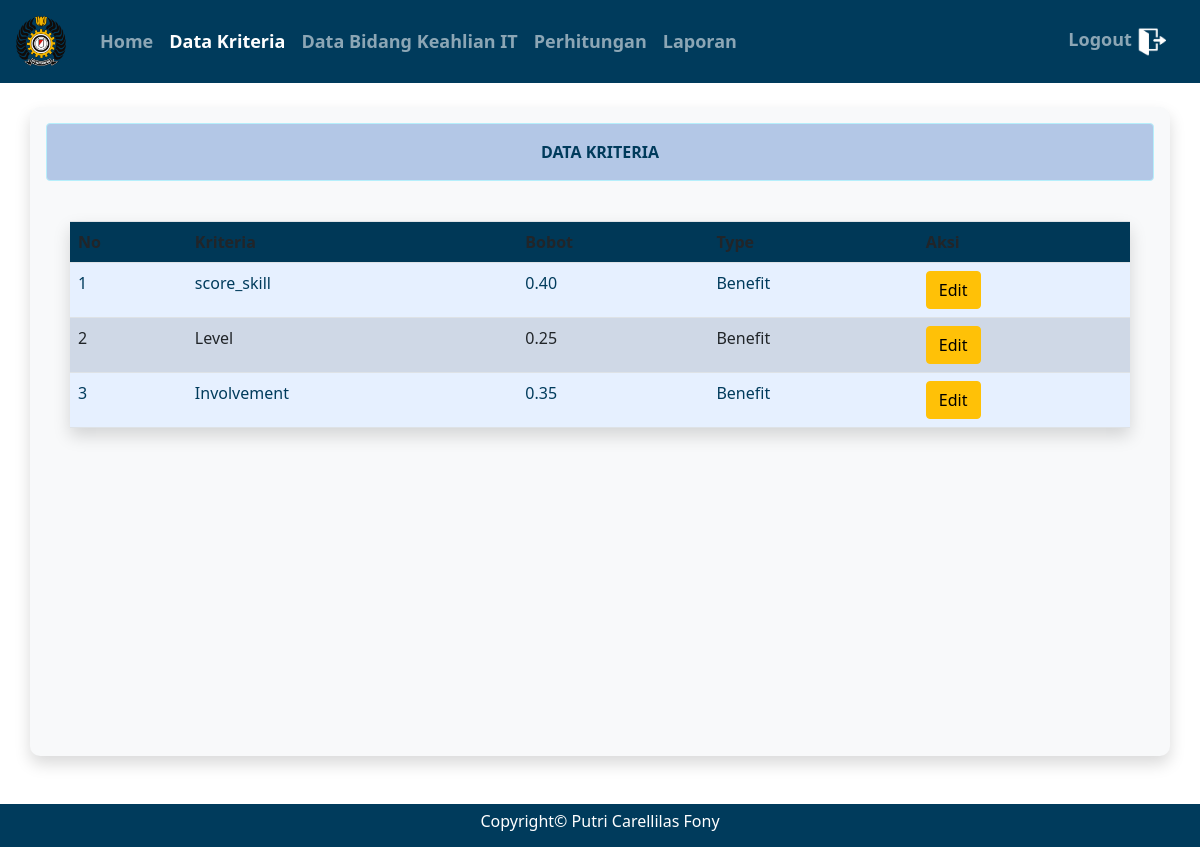
The app's page /admin/data_kriteria.php (signed in) with its own data.
### tables this page shows
CREATE TABLE `kriteria` (
  `id_kriteria` int(11) NOT NULL,
  `kriteria` varchar(80) NOT NULL,
  `bobot` varchar(25) NOT NULL,
  `type` varchar(25) NOT NULL
);

### functions.php (called while the page is built, shortened)
<?php
$con = mysqli_connect("localhost", "root", "", "skripsi");
function tampilkriteria($query)
{
    global $con;
    $data = mysqli_query($con, $query);
    $rows = [];
    while ($row = mysqli_fetch_assoc($data)) {
        $rows[] = $row;
    }
    return $rows;
}
?>

### admin/data_kriteria.php (the view, shortened to what this page needs)
<?php
require '../functions.php';
$current_page = basename($_SERVER['PHP_SELF']);
$data_kriteria = tampilkriteria("SELECT * FROM kriteria");
?>
<!doctype html>
<html lang="en">
<head>
    <link rel="stylesheet" type="text/css" href="../bootstrap/css/bootstrap.min.css">
    <link href="https://cdn.jsdelivr.net/npm/bootstrap@5.1.1/dist/css/bootstrap.min.css" rel="stylesheet">
</head>
<body>
    <nav class="navbar navbar-expand-lg navbar-dark">
        <a class="navbar-brand" href="#"><img src="../img/stt.png" width="50"></a>
        <div class="collapse navbar-collapse" id="navbarNavAltMarkup">
            <div class="navbar-nav" style="margin: 10px;">
                <a class="nav-link <?= $current_page == 'index.php' ? 'active' : '' ?>" href="index.php">
                    <font size="4"><b>Home</b></font>
                </a>
                <a class="nav-link <?= $current_page == 'data_kriteria.php' ? 'active' : '' ?>" href="data_kriteria.php">
                    <font size="4"><b>Data Kriteria</b></font>
                </a>
                <a class="nav-link <?= $current_page == 'it.php' ? 'active' : '' ?>" href="it.php">
                    <font size="4"><b>Data Bidang Keahlian IT</b></font>
                </a>
                <a class="nav-link <?= $current_page == 'data_cafe.php' ? 'active' : '' ?>" href="data_cafe.php">
                    <font size="4"><b>Perhitungan</b></font>
                </a>
                <a class="nav-link <?= $current_page == 'laporan.php' ? 'active' : '' ?>" href="laporan.php">
                    <font size="4"><b>Laporan</b></font>
                </a>
            </div>
            <div class="navbar-nav ms-auto" style="margin: 10px;">
                <a class="log nav-link" href="../logout.php">
                    <font size="4"><b>Logout</b></font>
                    <img src="../img/logout.png" width="30">
                </a>
            </div>
        </div>
    </nav>
    <br>
    <div class="container bg-light shadow p-3 mb-5">
        <div class="alert alert-info">
            <center><b>DATA KRITERIA</b></center>
        </div>
        <div class="table-responsive p-4">
            <table class="table table-striped shadow">
                <tr class="bg-info">
                    <th>No</th>
                    <th>Kriteria</th>
                    <th>Bobot</th>
                    <th>Type</th>
                    <th>Aksi</th>
                </tr>
                <?php $i = 1; ?>
                <?php foreach ($data_kriteria as $data) { ?>
                    <tr>
                        <td><?= $i++; ?></td>
                        <td><?= $data['kriteria']; ?></td>
                        <td><?= $data['bobot']; ?></td>
                        <td><?= $data['type']; ?></td>
                        <td><a href="edit_kriteria.php?id_kriteria=<?= $data['id_kriteria']; ?>" class="btn btn-warning">Edit</a></td>
                    </tr>
                <?php } ?>
            </table>
        </div>
    </div>
    <div class="col-md-12 bg-primary">
        <div class="copyright">
            <h6>Copyright&copy; Putri Carellilas Fony</h6>
        </div>
    </div>
</body>
</html>

### admin/data_kriteria.php (style rules this page uses)
body { background-color: #FFFFFF; background-image: url(../img/galeri/potoo.jpg); background-size: cover; }
.container { min-height: calc(100vh - 211px - -60px); background-color: #FFFFFF; padding: 20px; border-radius: 10px; }
.col-md-12.bg-primary { padding: 8px; background-color: #003B5C !important; }
.copyright { text-align: center; color: #fff; }
.alert-info { background-color: #B3C7E6; color: #003B5C; }
.navbar { background-color: #003B5C; }
.navbar-brand, .navbar-nav .nav-link { color: #FFFFFF; }
.navbar-nav .active { color: #ffff !important; }
.table-striped { background-color: #E6F0FF; }
.table th, .table td { color: #003B5C; }
.table th { background-color: #003B5C; color: white; }

### records on screen
kriteria: kriteria "score_skill", bobot "0.40", type "Benefit"
kriteria: kriteria "Level", bobot "0.25", type "Benefit"
kriteria: kriteria "Involvement", bobot "0.35", type "Benefit"
